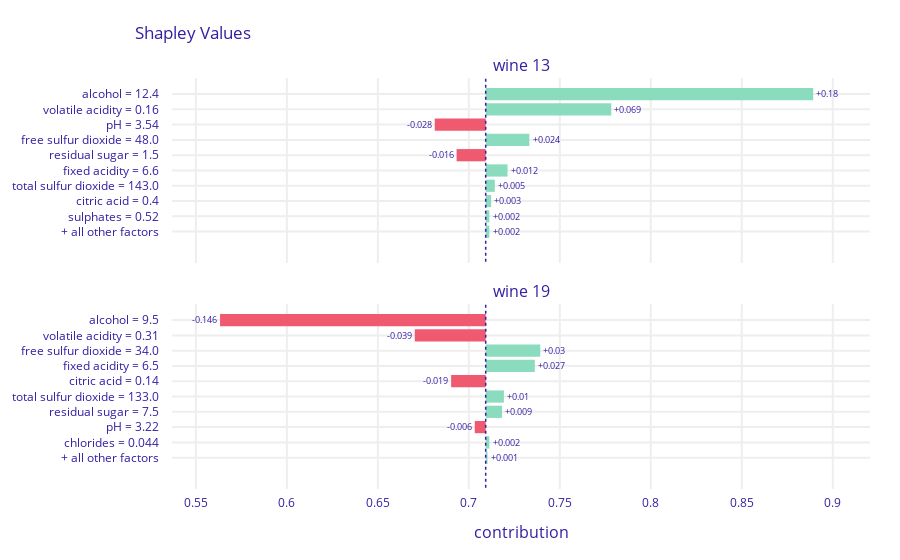

Notebook cell for this chart:
### Code cell
# 4 Find any two observations in the dataset, such that they have different variables of the highest importance,
test = [13, 19]
print([explainer.predict(X.iloc[[idx]]) for idx in test])
shap_attributions_importance = [explainer.predict_parts(X.values[idx], type="shap", label=f'wine {idx}') for idx in test]
shap_attributions_importance[0].plot(shap_attributions_importance[1::])

### Figure 1 — Plotly figure (JSON) as saved in the notebook; plotly's stock layout.template omitted (floating-point values rounded to 4 significant figures)
{"data": [{"base": 0.7093, "hoverinfo": "text", "hoverlabel": {"bgcolor": "rgba(0, 0, 0, 0.8)"}, "hovertext": ["Average response: 0.709<br>Prediction: 0.962<br>alcohol = 12.4<br>increases average response <br>by 0.18", "Average response: 0.709<br>Prediction: 0.962<br>volatile acidity = 0.16<br>increases average response <br>by 0.069", "Average response: 0.709<br>Prediction: 0.962<br>pH = 3.54<br>decreases average response <br>by 0.028", "Average response: 0.709<br>Prediction: 0.962<br>free sulfur dioxide = 48.0<br>increases average response <br>by 0.024", "Average response: 0.709<br>Prediction: 0.962<br>residual sugar = 1.5<br>decreases average response <br>by 0.016", "Average response: 0.709<br>Prediction: 0.962<br>fixed acidity = 6.6<br>increases average response <br>by 0.012", "Average response: 0.709<br>Prediction: 0.962<br>total sulfur dioxide = 143.0<br>increases average response <br>by 0.005", "Average response: 0.709<br>Prediction: 0.962<br>citric acid = 0.4<br>increases average response <br>by 0.003", "Average response: 0.709<br>Prediction: 0.962<br>sulphates = 0.52<br>increases average response <br>by 0.002", "Average response: 0.709<br>Prediction: 0.962<br>+ all other factors<br>increases average response <br>by 0.002"], "marker": {"color": ["#8bdcbe", "#8bdcbe", "#f05a71", "#8bdcbe", "#f05a71", "#8bdcbe", "#8bdcbe", "#8bdcbe", "#8bdcbe", "#8bdcbe"]}, "orientation": "h", "showlegend": false, "text": ["+0.18", "+0.069", "-0.028", "+0.024", "-0.016", "+0.012", "+0.005", "+0.003", "+0.002", "+0.002"], "textposition": "outside", "type": "bar", "x": [0.18, 0.069, -0.028, 0.024, -0.016, 0.012, 0.005, 0.003, 0.002, 0.002], "xaxis": "x", "y": ["alcohol = 12.4", "volatile acidity = 0.16", "pH = 3.54", "free sulfur dioxide = 48.0", "residual sugar = 1.5", "fixed acidity = 6.6", "total sulfur dioxide = 143.0", "citric acid = 0.4", "sulphates = 0.52", "+ all other factors"], "yaxis": "y"}, {"base": 0.7093, "hoverinfo": "text", "hoverlabel": {"bgcolor": "rgba(0, 0, 0, 0.8)"}, "hovertext": ["Average response: 0.709<br>Prediction: 0.579<br>alcohol = 9.5<br>decreases average response <br>by 0.146", "Average response: 0.709<br>Prediction: 0.579<br>volatile acidity = 0.31<br>decreases average response <br>by 0.039", "Average response: 0.709<br>Prediction: 0.579<br>free sulfur dioxide = 34.0<br>increases average response <br>by 0.03", "Average response: 0.709<br>Prediction: 0.579<br>fixed acidity = 6.5<br>increases average response <br>by 0.027", "Average response: 0.709<br>Prediction: 0.579<br>citric acid = 0.14<br>decreases average response <br>by 0.019", "Average response: 0.709<br>Prediction: 0.579<br>total sulfur dioxide = 133.0<br>increases average response <br>by 0.01", "Average response: 0.709<br>Prediction: 0.579<br>residual sugar = 7.5<br>increases average response <br>by 0.009", "Average response: 0.709<br>Prediction: 0.579<br>pH = 3.22<br>decreases average response <br>by 0.006", "Average response: 0.709<br>Prediction: 0.579<br>chlorides = 0.044<br>increases average response <br>by 0.002", "Average response: 0.709<br>Prediction: 0.579<br>+ all other factors<br>increases average response <br>by 0.001"], "marker": {"color": ["#f05a71", "#f05a71", "#8bdcbe", "#8bdcbe", "#f05a71", "#8bdcbe", "#8bdcbe", "#f05a71", "#8bdcbe", "#8bdcbe"]}, "orientation": "h", "showlegend": false, "text": ["-0.146", "-0.039", "+0.03", "+0.027", "-0.019", "+0.01", "+0.009", "-0.006", "+0.002", "+0.001"], "textposition": "outside", "type": "bar", "x": [-0.146, -0.039, 0.03, 0.027, -0.019, 0.01, 0.009, -0.006, 0.002, 0.001], "xaxis": "x2", "y": ["alcohol = 9.5", "volatile acidity = 0.31", "free sulfur dioxide = 34.0", "fixed acidity = 6.5", "citric acid = 0.14", "total sulfur dioxide = 133.0", "residual sugar = 7.5", "pH = 3.22", "chlorides = 0.044", "+ all other factors"], "yaxis": "y2"}], "layout": {"annotations": [{"font": {"size": 16}, "showarrow": false, "text": "wine 13", "x": 0.5, "xanchor": "center", "xref": "paper", "y": 1, "yanchor": "bottom", "yref": "paper"}, {"font": {"size": 16}, "showarrow": false, "text": "wine 19", "x": 0.5, "xanchor": "center", "xref": "paper", "y": 0.45, "yanchor": "bottom", "yref": "paper"}, {"font": {"size": 16}, "showarrow": false, "text": "contribution", "x": 0.5, "xanchor": "center", "xref": "paper", "y": 0, "yanchor": "top", "yref": "paper", "yshift": -30}], "autosize": true, "font": {"color": "#371ea3"}, "margin": {"b": 71, "r": 30, "t": 78}, "shapes": [{"line": {"color": "#371ea3", "dash": "dot", "width": 1.5}, "type": "line", "x0": 0.7093, "x1": 0.7093, "xref": "x", "y0": -1, "y1": 11, "yref": "y"}, {"line": {"color": "#371ea3", "dash": "dot", "width": 1.5}, "type": "line", "x0": 0.7093, "x1": 0.7093, "xref": "x2", "y0": -1, "y1": 11, "yref": "y2"}], "title": {"text": "Shapley Values", "x": 0.15}, "xaxis": {"anchor": "y", "automargin": true, "domain": [0, 1], "fixedrange": true, "gridwidth": 2, "matches": "x2", "range": [0.5369, 0.9205], "showticklabels": false, "tickcolor": "white", "ticklen": 3, "ticks": "outside", "type": "linear", "zeroline": false}, "xaxis2": {"anchor": "y2", "automargin": true, "domain": [0, 1], "fixedrange": true, "gridwidth": 2, "range": [0.5369, 0.9205], "tickcolor": "white", "ticklen": 3, "ticks": "outside", "type": "linear", "zeroline": false}, "yaxis": {"anchor": "x", "automargin": true, "autorange": true, "domain": [0.55, 1], "fixedrange": true, "gridwidth": 2, "range": [11.04, -1.039], "tickcolor": "white", "ticklen": 10, "ticks": "outside", "type": "category"}, "yaxis2": {"anchor": "x2", "automargin": true, "autorange": true, "domain": [0, 0.45], "fixedrange": true, "gridwidth": 2, "range": [11.04, -1.039], "tickcolor": "white", "ticklen": 10, "ticks": "outside", "type": "category"}}}
